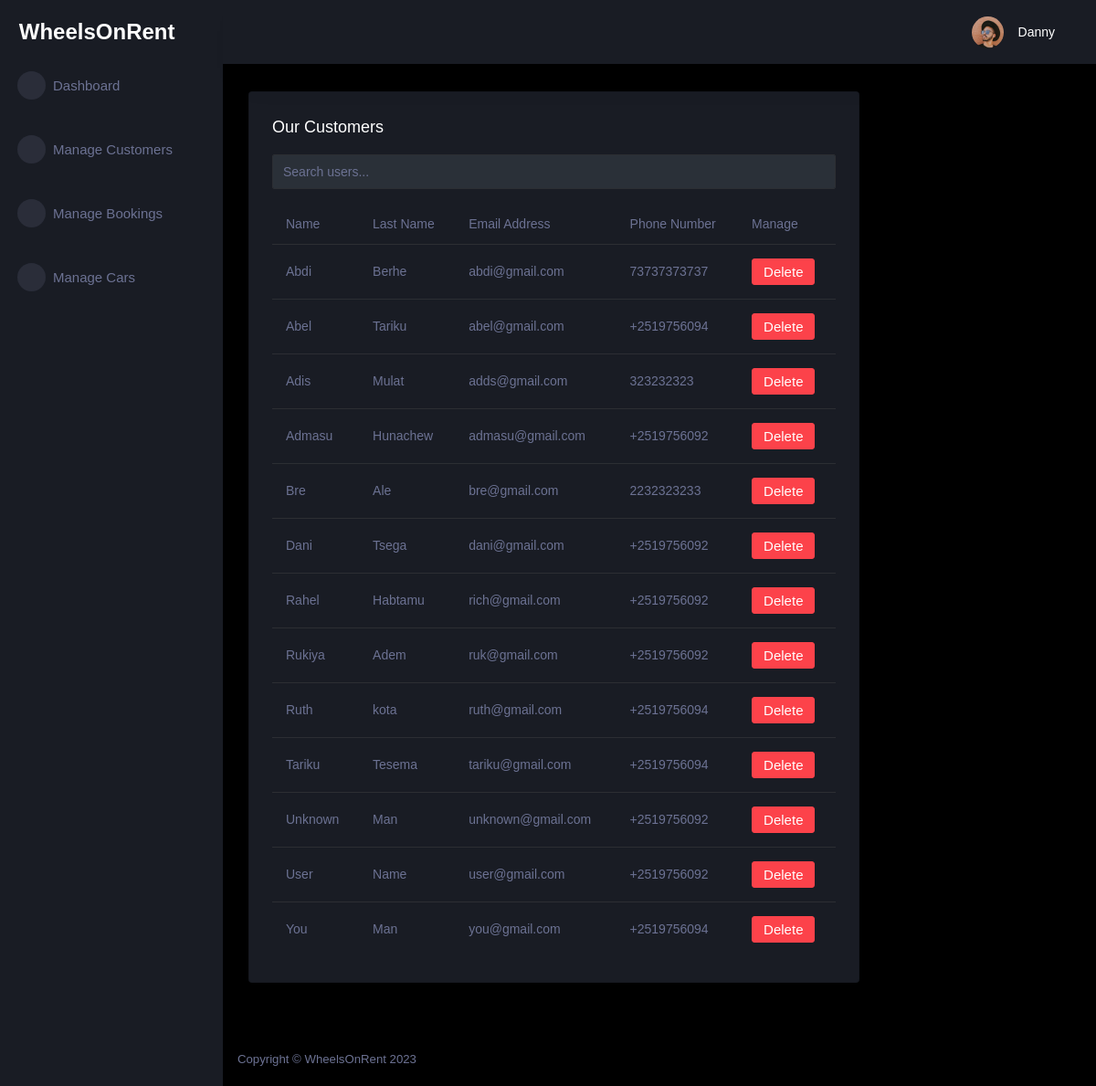
Page /customer/ (signed in) on the committed database.
### tables this page shows
CREATE TABLE customer (
  id INTEGER PRIMARY KEY AUTOINCREMENT,
  name TEXT NOT NULL,
  last_name TEXT NOT NULL,
  phone_number TEXT NOT NULL,
  email TEXT NOT NULL,
  password TEXT NOT NULL,
  role TEXT INTEGER DEFAULT 0
);

### car_app/customer.py (the view)
@bp.route('/')
@login_required
def index():
    db = get_db()
    customers = db.execute(
        'SELECT id, name, last_name, email, phone_number'
        ' FROM customer'
        ' WHERE role = 0'
        ' ORDER BY name ASC'
    ).fetchall()
    return render_template('admin/customer_index.html', customers=customers)

### car_app/customer.py (called while the page is built)
@bp.before_app_request
def load_logged_in_customer():
    customer_id = session.get('customer_id')
    if customer_id is None:
        g.customer = None
    else:
        g.customer = get_db().execute(
            'SELECT * FROM customer WHERE id = ?', (customer_id,)
        ).fetchone()

@bp.after_request
def add_header(response):
    response.headers['Cache-Control'] = 'no-store, no-cache, must-revalidate, max-age=0'
    response.headers['Pragma'] = 'no-cache'
    response.headers['Expires'] = '0'
    return response

def login_required(view):
    @functools.wraps(view)
    def wrapped_view(**kwargs):
        if g.customer is None:
            return redirect(url_for('customer.login'))
        return view(**kwargs)
    return wrapped_view

### car_app/db.py (called while the page is built)
def get_db():
    if 'db' not in g:
        g.db = sqlite3.connect(
            current_app.config['DATABASE'],
            detect_types=sqlite3.PARSE_DECLTYPES
        )
        g.db.row_factory = sqlite3.Row
    return g.db

### car_app/templates/admin/customer_index.html (shortened to what this page needs)
{% extends 'admin/admin_base.html' %}
{% block content %}
<div class="content-wrapper">
<div class="row">
  <div class="col-lg-9 grid-margin stretch-card">
    <div class="card">
      <div class="card-body">
        <h4 class="card-title">Our Customers</h4>
        <div class="mb-3">
          <input type="text" id="searchInput" class="form-control" placeholder="Search users...">
        </div>
        <div class="table-responsive">
          <table class="table">
            <thead>
              <tr>
                <th>Name</th>
                <th>Last Name</th>
                <th>Email Address</th>
                <th>Phone Number</th>
                <th>Manage</th>
              </tr>
            </thead>
            <tbody>
              {% for customer in customers %}
              <tr>
                <td>{{ customer.name }}</td>
                <td>{{ customer.last_name }}</td>
                <td>{{ customer.email }}</td>
                <td>{{ customer.phone_number }}</td>
            <td><form action="{{ url_for('customer.delete', id=customer['id']) }}" method="post"><input class="btn btn-danger" type="submit" value="Delete" onclick="return confirm('Are you sure?')">
              </form></td>
              </tr>
            {% endfor %}
            </tbody>
          </table>
        </div>
      </div>
    </div>
  </div>
</div>
</div>
{% endblock %}

### car_app/templates/admin/admin_base.html (shortened to what this page needs)
<!DOCTYPE html>
<html lang="en">
<head>
    <link rel="stylesheet" href="https://cdn.jsdelivr.net/npm/bootstrap@4.0.0/dist/css/bootstrap.min.css">
    <link rel="stylesheet" href="{{ url_for('static', filename='assets/admin/assets/vendors/mdi/css/materialdesignicons.min.css')}}">
    <link rel="stylesheet" href="{{ url_for('static', filename='assets/admin/assets/vendors/css/vendor.bundle.base.css')}}">
    <link rel="stylesheet" href="{{ url_for('static', filename='assets/admin/assets/vendors/jvectormap/jquery-jvectormap.css')}}">
    <link rel="stylesheet" href="{{ url_for('static', filename='assets/admin/assets/vendors/flag-icon-css/css/flag-icon.min.css')}}">
    <link rel="stylesheet" href="{{ url_for('static', filename='assets/admin/assets/vendors/owl-carousel-2/owl.carousel.min.css')}}">
    <link rel="stylesheet" href="{{ url_for('static', filename='assets/admin/assets/vendors/owl-carousel-2/owl.theme.default.min.css')}}">
    <link rel="stylesheet" href="{{ url_for('static', filename='assets/admin/assets/css/style.css')}}">
</head>
<body>
    {% if g.customer['role'] == 1 %}
    <div class="container-scroller">
        <nav class="sidebar sidebar-offcanvas" id="sidebar">
            <div class="sidebar-brand-wrapper d-none d-lg-flex align-items-center justify-content-center fixed-top">
                <a class="sidebar-brand brand-logo" href="{{ url_for('customer.admin_dashboard') }}" style="text-decoration: none; color: white; font-size: 24px; font-weight: bold; font-family: Verdana, Geneva, Tahoma, sans-serif;">WheelsOnRent</a>
            </div>
            <ul class="nav">
                <li class="nav-item menu-items">
                    <a class="nav-link" href="{{ url_for('customer.admin_dashboard') }}">
                        <span class="menu-icon">
                <i class="mdi mdi-speedometer"></i>
              </span>
                        <span class="menu-title">Dashboard</span>
                    </a>
                </li>
                <br>
                <li class="nav-item menu-items">
                    <a class="nav-link" href="{{ url_for('customer.index') }}">
                        <span class="menu-icon">
                <i class="mdi mdi-playlist-play"></i>
              </span>
                        <span class="menu-title">Manage Customers</span>
                    </a>
                </li>
                <br>
                <li class="nav-item menu-items">
                    <a class="nav-link" href="{{ url_for('booking.index') }}">
                        <span class="menu-icon">
                <i class="mdi mdi-table-large"></i>
              </span>
                        <span class="menu-title">Manage Bookings</span>
                    </a>
                </li>
                <br>
                <li class="nav-item menu-items">
                    <a class="nav-link" href="{{ url_for('car.index') }}">
                        <span class="menu-icon">
                <i class="mdi mdi-car"></i>
              </span>
                        <span class="menu-title">Manage Cars</span>
                    </a>
                </li>
            </ul>
        </nav>
        <div class="container-fluid page-body-wrapper">
            <nav class="navbar p-0 fixed-top d-flex flex-row">
                <div class="navbar-menu-wrapper flex-grow d-flex align-items-stretch">
                    <button class="navbar-toggler navbar-toggler align-self-center" type="button" data-toggle="minimize">
              <span class="mdi mdi-menu"></span>
            </button>
                    <ul class="navbar-nav navbar-nav-right">
                        <li class="nav-item nav-settings d-none d-lg-block">
                            <a class="nav-link" href="#">
                                <i class="mdi mdi-view-grid"></i>
                            </a>
                        </li>
                        <li class="nav-item dropdown">
                            <a class="nav-link" id="profileDropdown" href="#" data-toggle="dropdown">
                                <div class="navbar-profile">
                                    <img class="img-xs rounded-circle" src="{{ url_for('static', filename='assets/admin/assets/images/faces/face15.jpg')}}" alt="">
                                    <p class="mb-0 d-none d-sm-block navbar-profile-name">{{ g.customer['name'] }}</p>
                                    <i class="mdi mdi-menu-down d-none d-sm-block"></i>
                                </div>
                            </a>
                        </li>
                    </ul>
                </div>
            </nav>
            <div class="main-panel">
                {% block content %}{% endblock %}
                <footer class="footer">
                    <div class="d-sm-flex justify-content-center justify-content-sm-between">
                        <span class="text-muted d-block text-center text-sm-left d-sm-inline-block">Copyright © WheelsOnRent 2023</span>
                    </div>
                </footer>
            </div>
        </div>
    </div>
    {% else %}
    <div class="container">
        <div class="alert alert-danger">
            <p>You do not have permission to view this page.</p>
        </div>
    </div>
    {% endif %}
</body>
</html>

### rows in the picture
customer: customer.name "Danny"
customer: name "Abdi", last_name "Berhe", email "abdi@gmail.com", phone_number "73737373737"
customer: name "Abel", last_name "Tariku", email "abel@gmail.com", phone_number "+2519756094"
customer: name "Adis", last_name "Mulat", email "adds@gmail.com", phone_number "323232323"
customer: name "Admasu", last_name "Hunachew", email "admasu@gmail.com", phone_number "+2519756092"
customer: name "Bre", last_name "Ale", email "bre@gmail.com", phone_number "2232323233"
customer: name "Dani", last_name "Tsega", email "dani@gmail.com", phone_number "+2519756092"
customer: name "Rahel", last_name "Habtamu", email "rich@gmail.com", phone_number "+2519756092"
customer: name "Rukiya", last_name "Adem", email "ruk@gmail.com", phone_number "+2519756092"
customer: name "Ruth", last_name "kota", email "ruth@gmail.com", phone_number "+2519756094"
customer: name "Tariku", last_name "Tesema", email "tariku@gmail.com", phone_number "+2519756094"
customer: name "Unknown", last_name "Man", email "unknown@gmail.com", phone_number "+2519756092"
customer: name "User", last_name "Name", email "user@gmail.com", phone_number "+2519756092"
customer: name "You", last_name "Man", email "you@gmail.com", phone_number "+2519756094"
